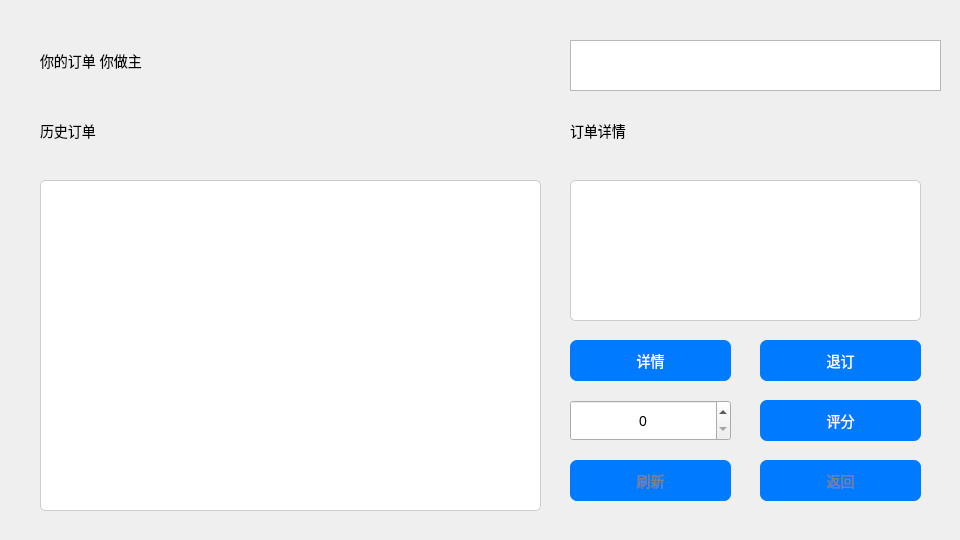
<?xml version="1.0" encoding="UTF-8"?>
<ui version="4.0">
 <class>usercheck</class>
 <widget class="QWidget" name="usercheck">
  <property name="geometry">
   <rect>
    <x>0</x>
    <y>0</y>
    <width>960</width>
    <height>540</height>
   </rect>
  </property>
  <property name="windowTitle">
   <string> MeiTuo - 外卖美食</string>
  </property>
  <property name="styleSheet">
   <string notr="true">/* 主窗口样式 */
QMainWindow {
    background-color: #f0f0f0;
}

/* 按钮样式 */
QPushButton {
    background-color: #007bff;
    color: white;
    border-radius: 5px;
    padding: 10px;
}

QPushButton:hover {
    background-color: #0056b3;
}

/* 输入框样式 */
QLineEdit {
    border: 1px solid #ccc;
    border-radius: 5px;
    padding: 5px;
}

/* 列表和表格样式 */
QListWidget, QTableWidget {
    border: 1px solid #ccc;
    border-radius: 5px;
    background-color: white;
}

QListWidget::item, QTableWidget::item {
    padding: 10px;
}

QListWidget::item:selected, QTableWidget::item:selected {
    background-color: #007bff;
    color: white;
}

/* 统一字体 */
* {
    font-family: Arial, sans-serif;
    font-size: 14px;
}</string>
  </property>
  <widget class="QListWidget" name="orderListWidget">
   <property name="geometry">
    <rect>
     <x>40</x>
     <y>180</y>
     <width>501</width>
     <height>331</height>
    </rect>
   </property>
   <property name="styleSheet">
    <string notr="true">QListWidget {
font: 10pt &quot;等线&quot;;
    border: 1px solid #ccc;
    border-radius: 5px;
    background-color: white;
    padding: 5px; /* 内边距 */
}

QListWidget::item {
    padding: 8px; /* 项目内边距 */
    margin: 3px 0; /* 项目上下间距 */
}

QListWidget::item:selected {
    background-color: #007bff;
    color: white;
}</string>
   </property>
  </widget>
  <widget class="QTextEdit" name="profileTextEdit">
   <property name="geometry">
    <rect>
     <x>570</x>
     <y>40</y>
     <width>371</width>
     <height>51</height>
    </rect>
   </property>
   <property name="styleSheet">
    <string notr="true">font: italic 16pt &quot;Times New Roman&quot;;</string>
   </property>
  </widget>
  <widget class="QSpinBox" name="ratingSpinBox">
   <property name="geometry">
    <rect>
     <x>570</x>
     <y>400</y>
     <width>161</width>
     <height>41</height>
    </rect>
   </property>
   <property name="styleSheet">
    <string notr="true">font: 12pt &quot;等线&quot;;</string>
   </property>
   <property name="alignment">
    <set>Qt::AlignCenter</set>
   </property>
   <property name="maximum">
    <number>5</number>
   </property>
   <property name="singleStep">
    <number>1</number>
   </property>
  </widget>
  <widget class="QPushButton" name="rateOrderButton">
   <property name="geometry">
    <rect>
     <x>760</x>
     <y>400</y>
     <width>161</width>
     <height>41</height>
    </rect>
   </property>
   <property name="styleSheet">
    <string notr="true">background-color: qlineargradient(spread:pad, x1:0.52, y1:1, x2:0.54, y2:0, 
stop:0.0112994 rgb(255, 85, 127), 
stop:1 rgba(255, 255, 255, 255));
color: rgb(255, 255, 255);
 
border:0px groove gray;border-radius:
7px;padding:2px 4px;
font: 14pt &quot;方正东港宋 简 Medium&quot;;</string>
   </property>
   <property name="text">
    <string>评分</string>
   </property>
  </widget>
  <widget class="QPushButton" name="cancelOrderButton">
   <property name="geometry">
    <rect>
     <x>760</x>
     <y>340</y>
     <width>161</width>
     <height>41</height>
    </rect>
   </property>
   <property name="styleSheet">
    <string notr="true">background-color: qlineargradient(spread:pad, x1:0.52, y1:1, x2:0.54, y2:0, 
stop:0.0112994 rgba(64, 145, 252, 255), 
stop:1 rgba(255, 255, 255, 255));
color: rgb(255, 255, 255);
 
border:0px groove gray;border-radius:
7px;padding:2px 4px;
font: 14pt &quot;方正东港宋 简 Medium&quot;;</string>
   </property>
   <property name="text">
    <string>退订</string>
   </property>
  </widget>
  <widget class="QPushButton" name="reloadButton">
   <property name="geometry">
    <rect>
     <x>570</x>
     <y>460</y>
     <width>161</width>
     <height>41</height>
    </rect>
   </property>
   <property name="styleSheet">
    <string notr="true">background-color: qlineargradient(spread:pad, x1:0.52, y1:1, x2:0.54, y2:0, 
stop:0.0112994 rgb(255, 255, 127), 
stop:1 rgba(255, 255, 255, 255));
color: gray;
 
border:0px groove gray;border-radius:
7px;padding:2px 4px;
font: 14pt &quot;方正东港宋 简 Medium&quot;;</string>
   </property>
   <property name="text">
    <string>刷新</string>
   </property>
  </widget>
  <widget class="QPushButton" name="backButton">
   <property name="geometry">
    <rect>
     <x>760</x>
     <y>460</y>
     <width>161</width>
     <height>41</height>
    </rect>
   </property>
   <property name="styleSheet">
    <string notr="true">background-color: qlineargradient(spread:pad, x1:0.52, y1:1, x2:0.54, y2:0, 
stop:0.0112994 rgb(255, 255, 127), 
stop:1 rgba(255, 255, 255, 255));
color: gray;
 
border:0px groove gray;border-radius:
7px;padding:2px 4px;
font: 14pt &quot;方正东港宋 简 Medium&quot;;</string>
   </property>
   <property name="text">
    <string>返回</string>
   </property>
  </widget>
  <widget class="QListWidget" name="orderDetailsListWidget">
   <property name="geometry">
    <rect>
     <x>570</x>
     <y>180</y>
     <width>351</width>
     <height>141</height>
    </rect>
   </property>
   <property name="styleSheet">
    <string notr="true">QListWidget {
font: 9pt &quot;等线&quot;;
    border: 1px solid #ccc;
    border-radius: 5px;
    background-color: white;
    padding: 5px; /* 内边距 */
}

QListWidget::item {
    padding: 8px; /* 项目内边距 */
    margin: 3px 0; /* 项目上下间距 */
}

QListWidget::item:selected {
    background-color: #007bff;
    color: white;
}</string>
   </property>
  </widget>
  <widget class="QPushButton" name="detailsButton">
   <property name="geometry">
    <rect>
     <x>570</x>
     <y>340</y>
     <width>161</width>
     <height>41</height>
    </rect>
   </property>
   <property name="styleSheet">
    <string notr="true">background-color: qlineargradient(spread:pad, x1:0.52, y1:1, x2:0.54, y2:0, 
stop:0.0112994 rgba(64, 145, 252, 255), 
stop:1 rgba(255, 255, 255, 255));
color: rgb(255, 255, 255);
 
border:0px groove gray;border-radius:
7px;padding:2px 4px;
font: 14pt &quot;方正东港宋 简 Medium&quot;;</string>
   </property>
   <property name="text">
    <string>详情</string>
   </property>
  </widget>
  <widget class="QLabel" name="label">
   <property name="geometry">
    <rect>
     <x>40</x>
     <y>10</y>
     <width>651</width>
     <height>101</height>
    </rect>
   </property>
   <property name="styleSheet">
    <string notr="true">font: 87 24pt &quot;方正东港宋 简 Medium&quot;;</string>
   </property>
   <property name="text">
    <string>你的订单 你做主</string>
   </property>
  </widget>
  <widget class="QLabel" name="totalAmountLabel_2">
   <property name="geometry">
    <rect>
     <x>40</x>
     <y>100</y>
     <width>181</width>
     <height>61</height>
    </rect>
   </property>
   <property name="styleSheet">
    <string notr="true">font: 12pt &quot;等线&quot;;</string>
   </property>
   <property name="text">
    <string>历史订单</string>
   </property>
  </widget>
  <widget class="QLabel" name="totalAmountLabel_3">
   <property name="geometry">
    <rect>
     <x>570</x>
     <y>100</y>
     <width>181</width>
     <height>61</height>
    </rect>
   </property>
   <property name="styleSheet">
    <string notr="true">font: 12pt &quot;等线&quot;;</string>
   </property>
   <property name="text">
    <string>订单详情</string>
   </property>
  </widget>
 </widget>
 <resources/>
 <connections/>
</ui>
